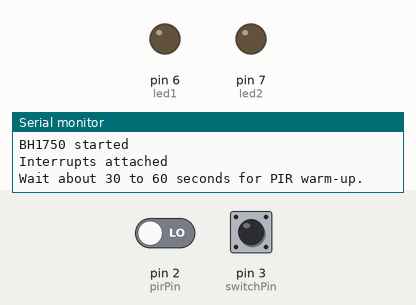
Recording of a sketch running on a simulated Arduino Uno, built with avr-gcc and run on an emulated ATmega328P. Parts: output pins drawn as LEDs (lit = HIGH), the last lines printed to the serial monitor. The test bench sets the inputs (shaded band); at power-on: pin 3 (switchPin) HIGH, pin 2 (pirPin) LOW.

Above: at 4.2 s.
4.3 s: pin 3 (switchPin) pulled LOW for 0.15 s
At 5.3 s:
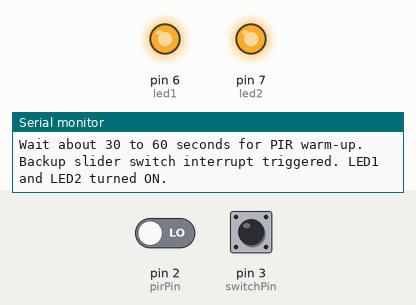
Timing chart, 0 to 15.8 s (numbered marks = the images above; inputs shaded):
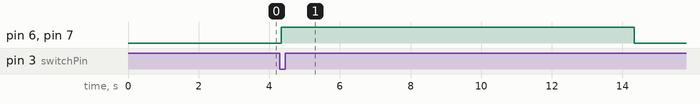

The sketch:

Task4.1Interrupts.ino
```cpp
#include <Wire.h>
#include <BH1750.h>

// ===== Pins =====
const int pirPin = 2;
const int switchPin = 3;
const int led1 = 6;
const int led2 = 7;

// ===== Sensor =====
BH1750 lightMeter;

// ===== Interrupt flags =====
volatile bool motionTriggered = false;
volatile bool switchTriggered = false;

// ===== Settings =====
float darkThreshold = 100.0;                  // adjust after testing
const unsigned long lightOnDuration = 10000; // 10 seconds
unsigned long lightsOnTime = 0;
bool lightsAreOn = false;

// ===== Optional debounce / cooldown =====
volatile unsigned long lastSwitchInterrupt = 0;
volatile unsigned long lastMotionInterrupt = 0;
const unsigned long switchDebounceMs = 300;
const unsigned long motionCooldownMs = 1000;

void setup() {
  delay(2000);
  Serial.begin(9600);
  delay(1000);

  Serial.println("System ready");

  pinMode(pirPin, INPUT);
  pinMode(switchPin, INPUT_PULLUP);
  pinMode(led1, OUTPUT);
  pinMode(led2, OUTPUT);

  turnLightsOff();

  Wire.begin();
  if (lightMeter.begin()) {
    Serial.println("BH1750 started");
  } else {
    Serial.println("BH1750 failed to start");
  }

  attachInterrupt(digitalPinToInterrupt(pirPin), motionISR, RISING);
  attachInterrupt(digitalPinToInterrupt(switchPin), switchISR, FALLING);

  Serial.println("Interrupts attached");
  Serial.println("Wait about 30 to 60 seconds for PIR warm-up.");
}

void loop() {
  // ===== Handle motion interrupt =====
  if (motionTriggered) {
    motionTriggered = false;

    // Ignore repeated triggers while lights are already ON
    if (!lightsAreOn) {
      float lux = lightMeter.readLightLevel();

      Serial.print("Motion interrupt detected. Light level: ");
      Serial.print(lux);
      Serial.println(" lx");

      if (lux < darkThreshold) {
        turnLightsOn();
        Serial.println("It is dark. PIR interrupt turned LED1 and LED2 ON.");
      } else {
        Serial.println("Motion detected, but it is not dark. Lights remain OFF.");
      }
    }
  }

  // ===== Handle switch interrupt =====
  if (switchTriggered) {
    switchTriggered = false;

    turnLightsOn();
    Serial.println("Backup slider switch interrupt triggered. LED1 and LED2 turned ON.");
  }

  // ===== Auto turn OFF after a while =====
  if (lightsAreOn && millis() - lightsOnTime >= lightOnDuration) {
    turnLightsOff();
    Serial.println("Light timer expired. LED1 and LED2 turned OFF.");
  }

  delay(50);
}

void turnLightsOn() {
  digitalWrite(led1, HIGH);
  digitalWrite(led2, HIGH);
  lightsAreOn = true;
  lightsOnTime = millis();
}

void turnLightsOff() {
  digitalWrite(led1, LOW);
  digitalWrite(led2, LOW);
  lightsAreOn = false;
}

// ===== Interrupt Service Routines =====
void motionISR() {
  unsigned long currentTime = millis();

  if (currentTime - lastMotionInterrupt > motionCooldownMs) {
    motionTriggered = true;
    lastMotionInterrupt = currentTime;
  }
}

void switchISR() {
  unsigned long currentTime = millis();

  if (currentTime - lastSwitchInterrupt > switchDebounceMs) {
    switchTriggered = true;
    lastSwitchInterrupt = currentTime;
  }
}
```

Measured:
- after the input at 4.3 s, pin 6 (led1), pin 7 (led2): LOW → HIGH at once, → LOW 10.0 s later
